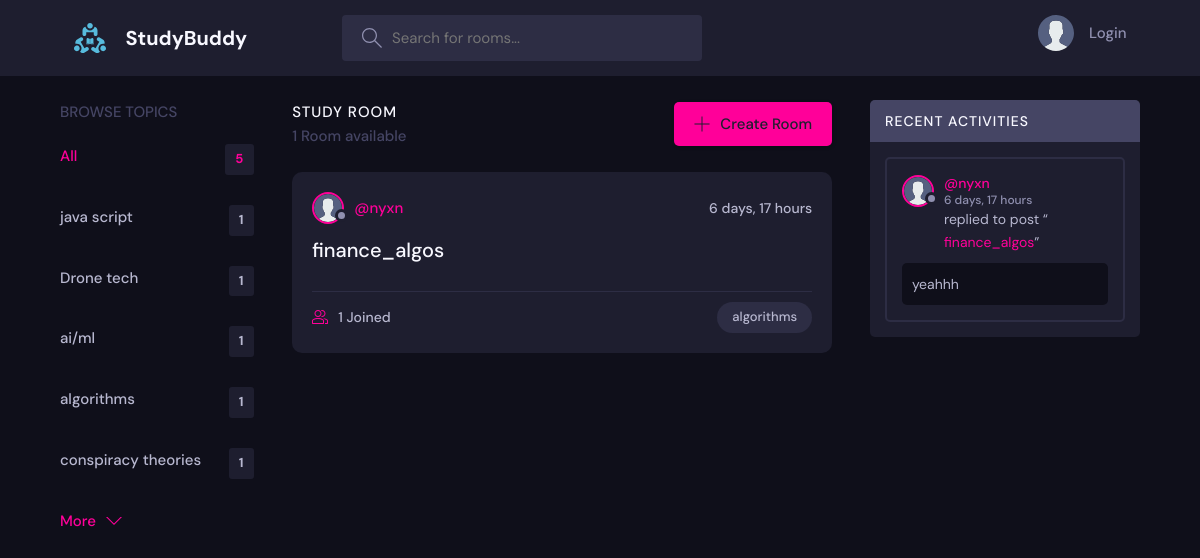
The page /?q=algorithms on the database its author committed.
### base/models.py (models this page shows, shortened)
class Topic(models.Model):
    name = models.CharField(max_length=200)

class Room(models.Model):
    host = models.ForeignKey(User,on_delete=models.SET_NULL,null=True)                          # user
    topic = models.ForeignKey(Topic, on_delete=models.SET_NULL, null=True)
    name = models.CharField(max_length=200)                     # attribute and its value
    description = models.TextField(null=True, blank=True)       # blank is for save method when we add form it can be left blank
    participants = models.ManyToManyField(User, related_name="participants", blank=True)
    updated = models.DateTimeField(auto_now=True)
    created = models.DateTimeField(auto_now_add=True)
    class Meta:
        ordering = [ "-updated" , "-created" ]
    def __str__(self):
        return self.name

class User(AbstractUser):
    name = models.CharField(max_length=200,null=True)
    email = models.EmailField(unique=True)
    bio = models.TextField(null=True)
    avatar = models.ImageField(null=True, default="static/images/avatar.svg")
    USERNAME_FIELD = "email"
    REQUIRED_FIELDS = []

class Message(models.Model):
    user = models.ForeignKey(User,on_delete=models.CASCADE)
    room = models.ForeignKey(Room, on_delete=models.CASCADE)
    body = models.TextField()
    updated = models.DateTimeField(auto_now=True)
    created = models.DateTimeField(auto_now_add=True)
    class Meta:
        ordering = [ "-updated" , "-created" ]

### base/views.py (the view)
# urls.py: path('', views.home,name = "home"),
def home(request):
    q =request.GET.get('q') if request.GET.get('q') != None else ''     # check if the rquest method has something if not it will have none but filter method still wont work
    rooms = Room.objects.filter(                                        # rooms = Room.objects.filter() w/o parameter just like all method it will get all the rooms
        Q(topic__name__icontains=q) |
        Q(name__icontains=q) |
        Q(description__icontains=q) |
        Q(host__username__icontains=q)
        )
    topics = Topic.objects.all()[0:5]
    rooms_count = rooms.count()   # this method is faster than len()
    room_messages = Message.objects.filter(Q(room__topic__name__icontains=q))
    context ={'rooms':rooms, 'topics': topics,'room_count':rooms_count, 'room_messages':room_messages}
    return render(request, "base/home.html" ,context )

### base/templates/base/home.html (shortened to what this page needs)
{% extends 'base.html' %}
{% load static %}
    {% block content %}
    <main class="layout layout--3">
      <div class="container">
        {% include 'base/topic_components.html' %}
        <div class="roomList">
          <div class="roomList__header">
            <div>
              <h2>Study Room</h2>
              <p>
                    {% if room_count == 0 %}
                        No Rooms available
                    {% elif room_count == 1 %}
                        1 Room available
                    {% else %}
                        {{ room_count }} Rooms available
                    {% endif %}
              </p>
            </div>
            <a class="btn btn--main" href="{% url 'create_room' %}">
              <svg version="1.1" xmlns="http://www.w3.org/2000/svg" width="32" height="32" viewBox="0 0 32 32">
                <title>add</title>
                <path
                  d="M16.943 0.943h-1.885v14.115h-14.115v1.885h14.115v14.115h1.885v-14.115h14.115v-1.885h-14.115v-14.115z"
                ></path>
              </svg>
              Create Room
            </a>
          </div>
          {% include 'base/feed_components.html' %}
        </div>
          {% include 'base/activity_components.html' %}
      </div>
    </main>
    {% endblock %}

### base/templates/base/topic_components.html
<div class="topics">
    <div class="topics__header">
      <h2>Browse Topics</h2>
    </div>
    <ul class="topics__list">
      <li>
        <a href="{% url 'home' %}" class="active">All <span>{{topics.count}}</span></a>
      </li>
      {% for topic in topics  %}
      <li>
        <a href="{% url 'home' %}?q={{topic.name}}">{{topic.name}} <span>{{topic.room_set.all.count}}</span></a>
      </li>
      {% endfor %}
    </ul>
    <a class="btn btn--link" href="{% url 'topics' %}">
      More
      <svg version="1.1" xmlns="http://www.w3.org/2000/svg" width="32" height="32" viewBox="0 0 32 32">
        <title>chevron-down</title>
        <path d="M16 21l-13-13h-3l16 16 16-16h-3l-13 13z"></path>
      </svg>
    </a>
  </div>

### base/templates/base/feed_components.html (shortened to what this page needs)
{% load static %}
{% for room in rooms %}
<div class="roomListRoom">
    <div class="roomListRoom__header">
      <a href="{% url 'user_profile' room.host.id %}" class="roomListRoom__author">
        <div class="avatar avatar--small">
          <img src="{{room.host.avatar.url}}" />
        </div>
        <span>@{{room.host.username}}</span>
      </a>
      <div class="roomListRoom__actions">
        <span>{{room.created |timesince}}</span>
      </div>
    </div>
    <div class="roomListRoom__content">
      <a href="{% url 'room' room.id %}">{{room.name}}</a>
    </div>
    <div class="roomListRoom__meta">
      <a href="{% url 'room' room.id %}" class="roomListRoom__joined">
        {{room.participants.all.count}} Joined
      </a>
      <p class="roomListRoom__topic">{{room.topic.name}}</p>
    </div>
  </div>
  {% endfor %}

### base/templates/base/activity_components.html (shortened to what this page needs)
<div class="activities">
    <div class="activities__header">
        <h2>Recent Activities</h2>
    </div>
    {% for message in room_messages %}
    <div class="activities__box">
      <div class="activities__boxHeader roomListRoom__header">
        <a href="{% url 'user_profile' message.user.id %}" class="roomListRoom__author">
          <div class="avatar avatar--small">
            <img src="{{message.user.avatar.url}}" />
          </div>
          <p>
            @{{message.user.username}}
            <span>{{message.created| timesince}}</span>
          </p>
        </a>
      </div>
      <div class="activities__boxContent">
        <p>replied to post “<a href="{% url 'room' message.room.id %}">{{message.room}}</a>”</p>
        <div class="activities__boxRoomContent">
        <p>{{message.body}}</p>
        </div>
      </div>
    </div>
    {% endfor %}
</div>

### rows shown on the page
Topic: name "java script", room_set.all.count "1"
Topic: name "Drone tech", room_set.all.count "1"
Topic: name "ai/ml", room_set.all.count "1"
Topic: name "algorithms", room_set.all.count "1"
Topic: name "conspiracy theories", room_set.all.count "1"
Room: host.avatar (placeholder picture), host.username "nyxn", created "6 days, 17 hours", name "finance_algos", participants.all.count "1", topic.name "algorithms"
Message: user.avatar (placeholder picture), user.username "nyxn", created "6 days, 17 hours", room "finance_algos", body "yeahhh"

### other values the page prints
{{ topics.count }} "5"
